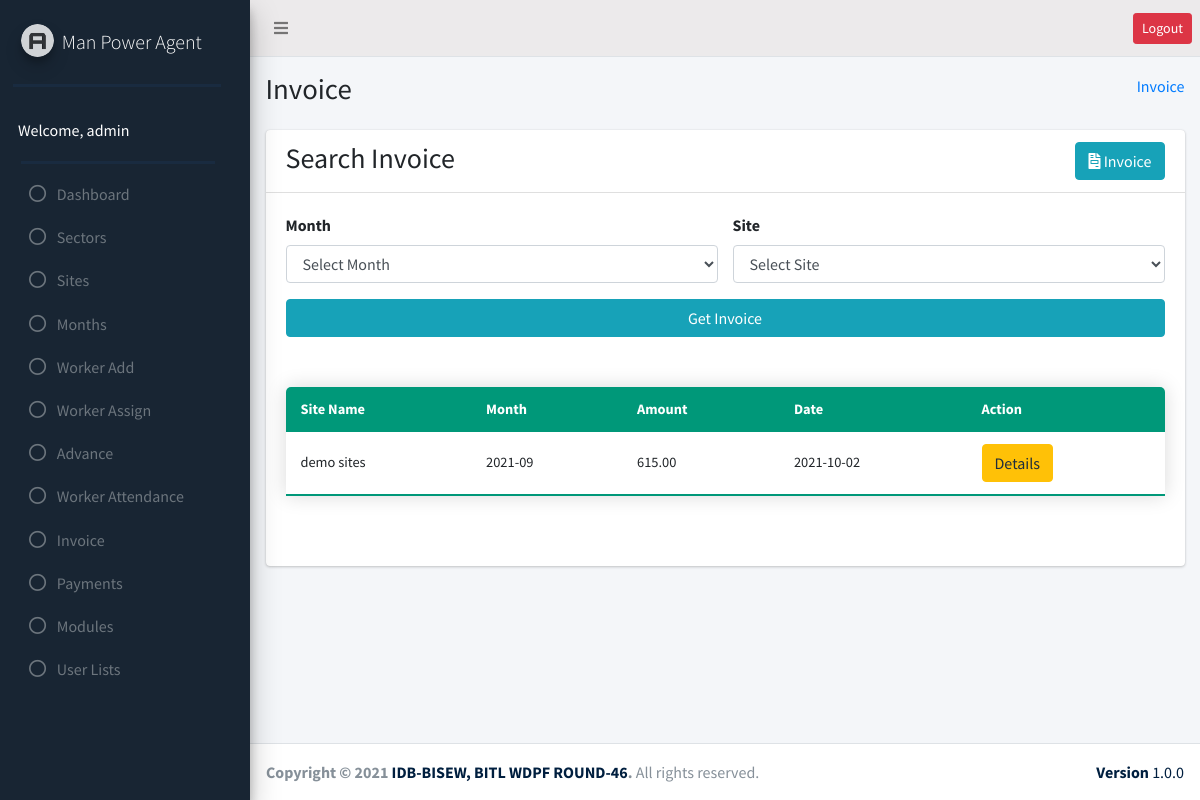
Page /invoice/invoice_list.php (signed in) on the committed database.
### tables this page shows
CREATE TABLE `user_role` (
  `id` int(11) NOT NULL,
  `adminID` int(11) NOT NULL,
  `sites_edit` int(50) DEFAULT NULL,
  `sites_delete` int(50) DEFAULT NULL,
  `sectors_edit` int(50) DEFAULT NULL,
  `sectors_delete` int(50) DEFAULT NULL,
  `add_worker_edit` int(50) DEFAULT NULL,
  `add_worker_delete` int(50) DEFAULT NULL,
  `worker_assign_edit` int(50) DEFAULT NULL,
  `worker_assign_delete` int(50) DEFAULT NULL,
  `advance_edit` int(50) DEFAULT NULL,
  `advance_delete` int(50) DEFAULT NULL,
  `payments_edit` int(50) DEFAULT NULL,
  `payments_delete` int(50) DEFAULT NULL,
  `month_edit` int(50) DEFAULT NULL,
  `month_delete` int(50) DEFAULT NULL,
  `modules_edit` int(50) DEFAULT NULL,
  `modules_delete` int(50) DEFAULT NULL,
  `user_lists_edit` int(50) DEFAULT NULL,
  `user_lists_delete` int(50) DEFAULT NULL,
  `worker_attendance_edit` int(11) NOT NULL,
  `worker_attendance_delete` int(11) NOT NULL,
  `invoice_edit` int(11) NOT NULL,
  `invoice_delete` int(11) NOT NULL
);

CREATE TABLE `invoice` (
  `id` int(11) NOT NULL,
  `siteID` int(11) NOT NULL,
  `monthID` int(11) NOT NULL,
  `amount` decimal(10,2) NOT NULL,
  `invoice_date` date NOT NULL
);

CREATE TABLE `sites` (
  `id` int(11) NOT NULL,
  `sectorID` int(11) NOT NULL,
  `site_name` varchar(255) NOT NULL,
  `address` text NOT NULL,
  `contact_no` varchar(255) NOT NULL,
  `status` enum('active','inactive') NOT NULL
);

CREATE TABLE `month` (
  `id` int(11) NOT NULL,
  `month_name` varchar(255) NOT NULL,
  `status` enum('active','inactive') NOT NULL
);

### invoice/invoice_list.php (the view, shortened to what the rows shown need)
<?php
require_once("../header.php");
require_once("../sidebar.php");
require_once("../db_config.php");
?>
<section class="content-header">
    <div class="container-fluid">
        <div class="row mb-2">
            <div class="col-sm-6">
                <h1>Invoice</h1>
            </div>
        </div>
    </div>
</section>
<section class="content">
    <div class="container-fluid">
        <div class="row">
            <div class="col-md-12">
                <div class="card">
                    <div class="card-body">
                        <?php
                        if (isset($_GET['mo_id']) && isset($_GET['si_id'])) {?>
                        <a href="invoice_list.php" class="btn btn-warning">Back to Invoice List</a>
                        <?php
                            $month = $_GET['mo_id'];
                            $site = $_GET['si_id'];
                            $worker = $conn->query("SELECT * FROM `worker_assign` JOIN worker ON worker.id=worker_assign.workerID WHERE`siteID`={$site} AND `monthID`={$month} AND worker_assign.status='active'");
                            $dat = $conn->query("SELECT * FROM `month` WHERE id={$month}");
                            $da = $dat->fetch_assoc();
                            $date = $da["month_name"];
                            $orderdate = explode(',', $date);
                            $mo = $orderdate[0];
                            $yr = (int)$orderdate[1];
                            $month_number = date("n", strtotime($mo));
                            $day_in_mon = cal_days_in_month(CAL_GREGORIAN, $month_number, $yr);
                            $wr = $worker->num_rows;
                            if ($wr > 0) { ?>
                        <table class="content-table">
                            <thead>
                                <tr>
                                    <th>ID</th>
                                    <th>Name</th>
                                    <th>Iqama Number</th>
                                    <th>Working Days</th>
                                    <th>Daily Salary</th>
                                    <th>Salary</th>
                                    <th>OT Hour</th>
                                    <th>OT Rate</th>
                                    <th>OverTime</th>
                                    <th>Total</th>
                                </tr>
                            </thead>
                            <tbody>
                                <?php
                                        $subtotal = 0;
                                        while ($w = $worker->fetch_assoc()) {
                                            $total_pr = $conn->query("SELECT COUNT(*) as total_present, SUM(over_time) as ot FROM `worker_attendance` WHERE `monthID`={$month} AND `status`='present' AND `wrokerID`={$w['workerID']}");
                                            $total_pre = $total_pr->fetch_assoc();
                                            $ot_r = $total_pre['ot'];
                                            $total_present = $total_pre['total_present'];
                                            $weekand = 0;
                                            for ($i = 1; $i <= $day_in_mon; $i++) {
                                                $timestamp = strtotime("{$yr}-{$month_number}-{$i}");
                                                $day = date('D', $timestamp);
                                                if ($day == "Fri") {
                                                    $weekand++;
                                                }
                                            }
                                            $work_weekand = $total_present + $weekand;
                                            $salary = $work_weekand * $w['per_day_salary'];
                                            $ot = $ot_r * $w['ot_rate'];
                                            $total = $salary + $ot;
                                            $subtotal += $total; ?>
                                <tr>
                                    <td><?php echo $w['workerID'] ?>
                                    </td>
                                    <td><?php echo $w['name'] ?>
                                    </td>
                                    <td><?php echo $w['iqama_number'] ?>
                                    </td>
                                    <td><?php echo $work_weekand ?>
                                    </td>
                                    <td><?php echo $w['per_day_salary'] ?>
                                    </td>
                                    <td><?php echo number_format("$salary", 2); ?>
                                    </td>
                                    <td><?php echo $ot_r ?>
                                    </td>
                                    <td><?php echo $w['ot_rate'] ?>
                                    </td>
                                    <td><?php echo number_format("$ot", 2); ?>
                                    </td>
                                    <td><?php echo number_format("$total", 2); ?>
                                    </td>
                                </tr>
                                <?php
                                        }
                                        ?>
                                <tr>
                                    <td colspan="9" class="text-right">
                                        <h5>Sub Total=</h5>
                                    </td>
                                    <td>
                                        <h5><?php echo number_format("$subtotal", 2); ?>
                                        </h5>
                                    </td>
                                </tr>
                            </tbody>
                        </table>
                        <?php
                            } else {?>
                        <a href="invoice_list.php" class="btn btn-warning">Back to Invoice List</a>
                        <h2 class='text-center mt-5 text-danger'>No Record Found!</h2>
                        <?php
                            }
                        } else { ?>
                        <?php
                            if (isset($_POST['month']) && isset($_POST['site'])) {
                                echo $month = $_POST['month'];
                                echo $site = $_POST['site'];
                                $invoice_list = $conn->query("SELECT * FROM `invoice` JOIN sites ON sites.id=invoice.siteID JOIN month ON month.id=invoice.monthID WHERE siteID={$site} AND monthID={$month}");
                            } elseif (isset($_POST['month'])) {
                                $month = $_POST['month'];
                                $invoice_list = $conn->query("SELECT * FROM `invoice` JOIN sites ON sites.id=invoice.siteID JOIN month ON month.id=invoice.monthID WHERE monthID={$month}");
                                var_dump($invoice_list);
                            } elseif (isset($_POST['site'])) {
                                $site = $_POST['site'];
                                $invoice_list = $conn->query("SELECT * FROM `invoice` JOIN sites ON sites.id=invoice.siteID JOIN month ON month.id=invoice.monthID WHERE siteID={$site}");
                            } else {
                                $invoice_list = $conn->query("SELECT * FROM `invoice` JOIN sites ON sites.id=invoice.siteID JOIN month ON month.id=invoice.monthID");
                            }
                            ?>
                        <table class="content-table">
                            <thead>
                                <tr>
                                    <th>Site Name</th>
                                    <th>Month</th>
                                    <th>Amount</th>
                                    <th>Date</th>
                                    <th>Action</th>
                                </tr>
                            </thead>
                            <tbody>
                                <?php
                                    while ($il = $invoice_list->fetch_assoc()) { ?>
                                <tr>
                                    <td><?php echo $il['site_name']; ?>
                                    </td>
                                    <td><?php echo $il['month_name']; ?>
                                    </td>
                                    <td><?php echo $il['amount']; ?>
                                    </td>
                                    <td><?php echo $il['invoice_date']; ?>
                                    </td>
                                    <td><a href="invoice_list.php?mo_id=<?php echo $il['monthID']; ?>&si_id=<?php echo $il['siteID']; ?>"
                                            class="btn btn-warning">Details</a></td>
                                </tr>
                                <?php
                                    }
                                    ?>
                            </tbody>
                        </table>
                        <?php
                        }
                        ?>
                    </div>
                </div>
            </div>
        </div>
    </div>
    <?php require("../footer.php");

### sidebar.php (shortened to what the rows shown need)
 <?php
    require_once("db_config.php");
?>
 <aside class="main-sidebar bg-success pt-14  elevation-4">
   <div class="sidebar">
     <nav class="mt-2">
       <ul class="nav nav-pills nav-sidebar flex-column" data-widget="treeview" role="menu" data-accordion="false">
         <?php
         $result = $conn->query("SELECT * FROM `admin`");
           while ($row = $result->fetch_assoc()) {
               if ($_SESSION['name'] == $row['name']) {
                   $id = $_SESSION['id'];
                   if ($row['status'] =='active') {
                       $userRoleTable= $conn->query("SELECT * FROM `user_role` JOIN admin ON admin.id= user_role.adminID WHERE `adminID`= $id");
                       while ($roleRow = $userRoleTable->fetch_assoc()) {
                           ?>
        <?php
           if ($roleRow['sectors_edit'] == '1'  || $roleRow['sectors_delete'] == '1') {
               ?>
         <li class="nav-item">
           <a href="http://localhost/man_power_agent/sectors/sectors.php" class="nav-link">
             <i class="far fa-circle nav-icon"></i>
             <p>Sectors</p>
           </a>
         </li>
         <?php
           }
           if ($roleRow['sites_edit'] == '1'  || $roleRow['sites_delete'] == '1') {
               ?>
         <li class="nav-item">
           <a href="http://localhost/man_power_agent/sites/sites.php" class="nav-link">
             <i class="far fa-circle nav-icon"></i>
             <p>Sites</p>
           </a>
         </li>
         <?php
           }
           if ($roleRow['month_edit'] == '1'  || $roleRow['month_delete'] == '1') { ?>
         <li class="nav-item">
           <a href="http://localhost/man_power_agent/month/month.php" class="nav-link">
             <i class="far fa-circle nav-icon"></i>
             <p>Months</p>
           </a>
         </li>
         <?php } ?>
        <?php  if ($roleRow['add_worker_edit'] == '1'  || $roleRow['add_worker_delete'] == '1') { ?>
         <li class="nav-item">
           <a href="http://localhost/man_power_agent/add_worker/add_worker.php" class="nav-link">
             <i class="far fa-circle nav-icon"></i>
             <p>Worker Add</p>
           </a>
         </li>
         <?php } ?>
         <?php  if ($roleRow['worker_assign_edit'] == '1'  || $roleRow['worker_assign_delete'] == '1') { ?>
         <li class="nav-item">
           <a href="http://localhost/man_power_agent/worker_assign/worker_assign.php" class="nav-link">
             <i class="far fa-circle nav-icon"></i>
             <p>Worker Assign</p>
           </a>
         </li>
         <?php  } ?>
         <?php  if ($roleRow['advance_edit'] == '1'  || $roleRow['advance_delete'] == '1') { ?>
         <li class="nav-item">
           <a href="http://localhost/man_power_agent/advance/advance.php" class="nav-link">
             <i class="far fa-circle nav-icon"></i>
             <p>Advance</p>
           </a>
         </li>
         <?php } ?>
         <?php  if ($roleRow['worker_attendance_edit'] == '1'  || $roleRow['worker_attendance_delete'] == '1') { ?>
         <li class="nav-item">
           <a href="http://localhost/man_power_agent/worker_attendance/worker_attendance.php" class="nav-link">
             <i class="far fa-circle nav-icon"></i>
             <p>Worker Attendance</p>
           </a>
         </li>
         <?php } ?>
         <?php  if ($roleRow['invoice_edit'] == '1'  || $roleRow['invoice_delete'] == '1') { ?>
         <li class="nav-item">
           <a href="http://localhost/man_power_agent/invoice/invoice.php" class="nav-link">
             <i class="far fa-circle nav-icon"></i>
             <p>Invoice</p>
           </a>
         </li>
         <?php } ?>
         <?php  if ($roleRow['payments_edit'] == '1'  || $roleRow['payments_delete'] == '1') { ?>
          <li class="nav-item">
           <a href="http://localhost/man_power_agent/payments/payments.php" class="nav-link">
             <i class="far fa-circle nav-icon"></i>
             <p>Payments</p>
           </a>
         </li>
         <?php } ?>
         <?php  if ($roleRow['modules_edit'] == '1'  || $roleRow['modules_delete'] == '1') { ?>
         <li class="nav-item">
           <a href="http://localhost/man_power_agent/modules/modules.php" class="nav-link">
             <i class="far fa-circle nav-icon"></i>
             <p>Modules</p>
           </a>
         </li>
         <?php } ?>
         <?php  if ($roleRow['user_lists_edit'] == '1'  || $roleRow['user_lists_delete'] == '1') { ?>
          <li class="nav-item">
           <a href="http://localhost/man_power_agent/user_lists/user_lists.php" class="nav-link">
             <i class="far fa-circle nav-icon"></i>
             <p>User Lists</p>
           </a>
         </li>
         <?php  } ?>
         <?php
                       }
                   }
                   else {
                       header("location: inactive_user.php");
                   }
               }
           }
         ?>
       </ul>
     </nav>
   </div>
 </aside>

### rows in the picture
user_role: sectors_edit 1 (drawn), sites_edit 0 (drawn), month_edit 1 (drawn), add_worker_edit 1 (drawn), worker_assign_edit 1 (drawn), advance_edit 1 (drawn), worker_attendance_edit 1 (drawn), invoice_edit 1 (drawn), payments_edit 1 (drawn), modules_edit 1 (drawn), user_lists_edit 1 (drawn)
invoice: siteID.site_name "demo sites", monthID.month_name "2021-09", amount "615.00", invoice_date "2021-10-02"

### other values in the picture
$_SESSION['name'] "admin"
